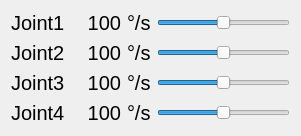
      <widget class="QWidget" name="layoutWidget_10">
      <property name="geometry">
        <rect>
        <x>370</x>
        <y>350</y>
        <width>301</width>
        <height>100</height>
        </rect>
      </property>
      <layout class="QGridLayout" name="JointAccLayout">
      
        <!-- Joint 1 acceleration label-->
          <item row="0" column="0">
            <widget class="QLabel" name="Joint1NameLabel">
              <property name="font">
                <font>
                  <pointsize>15</pointsize>
                </font>
              </property>
              <property name="text">
                <string>Joint1</string>
              </property>
            </widget>
          </item>

          <!-- Joint 2 acceleration label-->
          <item row="1" column="0">
            <widget class="QLabel" name="Joint2NameLabel">
              <property name="font">
                <font>
                  <pointsize>15</pointsize>
                </font>
              </property>
              <property name="text">
                <string>Joint2</string>
              </property>
            </widget>
          </item>

          <!-- Joint 3 acceleration label-->
          <item row="2" column="0">
            <widget class="QLabel" name="Joint3NameLabel">
              <property name="font">
                <font>
                  <pointsize>15</pointsize>
                </font>
              </property>
              <property name="text">
                <string>Joint3</string>
              </property>
            </widget>
          </item>

          <!-- Joint 4 acceleration label-->
        <item row="3" column="0">
          <widget class="QLabel" name="Joint4NameLabel">
            <property name="font">
              <font>
                <pointsize>15</pointsize>
              </font>
            </property>
            <property name="text">
              <string>Joint4</string>
            </property>
          </widget>
        </item>

        <!-- Joint 1 acceleration value display-->
        <item row="0" column="1">
          <widget class="QLabel" name="JT1Acc">
            <property name="minimumSize">
              <size>
                <width>50</width>
                <height>0</height>
              </size>
            </property>
            <property name="font">
              <font>
                <pointsize>15</pointsize>
              </font>
            </property>
            <property name="text">
              <string>100</string>
            </property>
            <property name="alignment">
              <set>Qt::AlignRight|Qt::AlignTrailing|Qt::AlignVCenter</set>
            </property>
          </widget>
        </item>

        <!-- Joint 2 acceleration value display-->
        <item row="1" column="1">
          <widget class="QLabel" name="JT2Acc">
            <property name="minimumSize">
              <size>
                <width>50</width>
                <height>0</height>
              </size>
            </property>
            <property name="font">
              <font>
                <pointsize>15</pointsize>
              </font>
            </property>
            <property name="text">
              <string>100</string>
            </property>
            <property name="alignment">
              <set>Qt::AlignRight|Qt::AlignTrailing|Qt::AlignVCenter</set>
            </property>
          </widget>
        </item>

        <!-- Joint 3 acceleration value display-->
        <item row="2" column="1">
          <widget class="QLabel" name="JT3Acc">
            <property name="minimumSize">
              <size>
                <width>50</width>
                <height>0</height>
              </size>
            </property>
            <property name="font">
              <font>
                <pointsize>15</pointsize>
              </font>
            </property>
            <property name="text">
              <string>100</string>
            </property>
            <property name="alignment">
              <set>Qt::AlignRight|Qt::AlignTrailing|Qt::AlignVCenter</set>
            </property>
          </widget>
        </item>

        <!-- Joint 4 acceleration value display-->
        <item row="3" column="1">
          <widget class="QLabel" name="JT4Acc">
            <property name="minimumSize">
              <size>
                <width>50</width>
                <height>0</height>
              </size>
            </property>
            <property name="font">
              <font>
                <pointsize>15</pointsize>
              </font>
            </property>
            <property name="text">
              <string>100</string>
            </property>
            <property name="alignment">
              <set>Qt::AlignRight|Qt::AlignTrailing|Qt::AlignVCenter</set>
            </property>
          </widget>
        </item>

        <!-- Joint 1 acceleration unit -->
        <item row="0" column="2">
          <widget class="QLabel" name="UnitDegSec1">
            <property name="font">
              <font>
                <pointsize>15</pointsize>
              </font>
            </property>
            <property name="text">
              <string>°/s</string>
            </property>
          </widget>
        </item>

        <!-- Joint 2 acceleration unit -->
        <item row="1" column="2">
          <widget class="QLabel" name="UnitDegSec2">
            <property name="font">
              <font>
                <pointsize>15</pointsize>
              </font>
            </property>
            <property name="text">
              <string>°/s</string>
            </property>
          </widget>
        </item>

        <!-- Joint 3 acceleration unit -->
        <item row="2" column="2">
          <widget class="QLabel" name="UnitDegSec3">
            <property name="font">
              <font>
                <pointsize>15</pointsize>
              </font>
            </property>
            <property name="text">
              <string>°/s</string>
            </property>
          </widget>
        </item>

        <!-- Joint 4 acceleration unit -->
        <item row="3" column="2">
          <widget class="QLabel" name="UnitDegSec4">
            <property name="font">
              <font>
                <pointsize>15</pointsize>
              </font>
            </property>
            <property name="text">
              <string>°/s</string>
            </property>
          </widget>
        </item>

        <!-- Joint 1 acceleration slider-->
          <item row="0" column="3">
            <widget class="QSlider" name="Joint1AccSlider">
              <property name="minimum">
                <number>1</number>
              </property>
              <property name="maximum">
                <number>200</number>
              </property>
              <property name="pageStep">
                <number>0</number>
              </property>
              <property name="value">
                <number>100</number>
              </property>
              <property name="orientation">
                <enum>Qt::Horizontal</enum>
              </property>
            </widget>
          </item>

          <!-- Joint 2 acceleration slider-->
          <item row="1" column="3">
            <widget class="QSlider" name="Joint2AccSlider">
              <property name="minimum">
                <number>1</number>
              </property>
              <property name="maximum">
                <number>200</number>
              </property>
              <property name="pageStep">
                <number>0</number>
              </property>
              <property name="value">
                <number>100</number>
              </property>
              <property name="orientation">
              <enum>Qt::Horizontal</enum>
              </property>
            </widget>
          </item>

          <!-- Joint 3 acceleration slider-->
          <item row="2" column="3">
            <widget class="QSlider" name="Joint3AccSlider">
              <property name="minimum">
                <number>1</number>
              </property>
              <property name="maximum">
                <number>200</number>
              </property>
              <property name="pageStep">
                <number>0</number>
              </property>
              <property name="value">
                <number>100</number>
              </property>
              <property name="orientation">
                <enum>Qt::Horizontal</enum>
              </property>
            </widget>
          </item>

          <!-- Joint 4 acceleration slider-->
          <item row="3" column="3">
            <widget class="QSlider" name="Joint4AccSlider">
              <property name="minimum">
                <number>1</number>
              </property>
              <property name="maximum">
                <number>200</number>
              </property>
              <property name="pageStep">
                <number>0</number>
              </property>
              <property name="value">
                <number>100</number>
              </property>
              <property name="orientation">
                <enum>Qt::Horizontal</enum>
              </property>
            </widget>
          </item>

        </layout>

      </widget>
